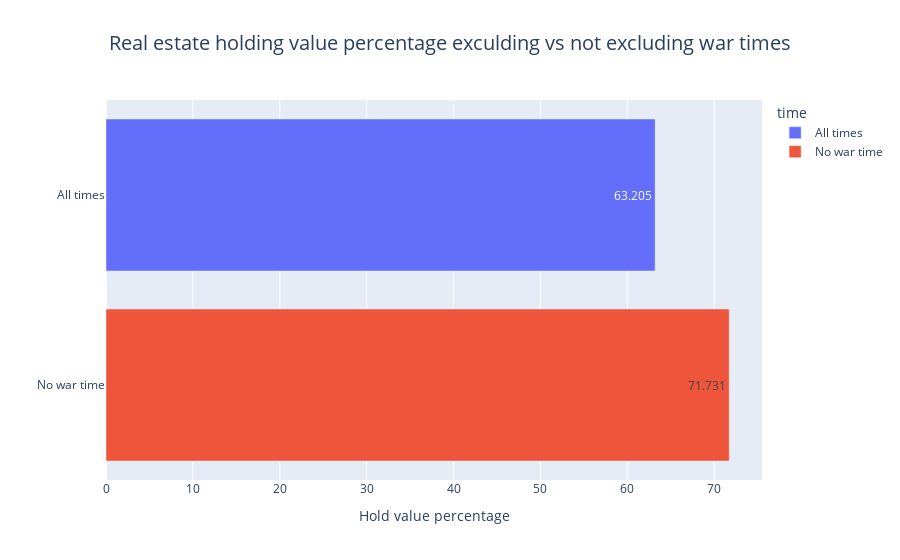

Notebook source saved alongside this figure:
### Code cell
df_for_fig = pd.DataFrame({'Hold value percentage': [hold_value_percentage, no_war_hold_value_percentage],
                   'time':['All times', 'No war time']})
fig = px.bar(df_for_fig, y="time", x='Hold value percentage', color="time",
             title="Real estate holding value percentage exculding vs not excluding war times",
             text="Hold value percentage", orientation='h')
fig.update_layout(yaxis={'visible': True, 'showticklabels': True, 'title':""})
fig.update_layout(title_x=0.5, titlefont=dict(size=20))
fig.show()

### Figure 1 — Plotly figure (JSON) as saved in the notebook; plotly's stock layout.template omitted (floating-point values rounded to 4 significant figures)
{"data": [{"alignmentgroup": "True", "hovertemplate": "time=%{y}<br>Hold value percentage=%{text}<extra></extra>", "legendgroup": "All times", "marker": {"color": "#636efa"}, "name": "All times", "offsetgroup": "All times", "orientation": "h", "showlegend": true, "text": [63.2], "textposition": "auto", "type": "bar", "x": [63.2], "xaxis": "x", "y": ["All times"], "yaxis": "y"}, {"alignmentgroup": "True", "hovertemplate": "time=%{y}<br>Hold value percentage=%{text}<extra></extra>", "legendgroup": "No war time", "marker": {"color": "#EF553B"}, "name": "No war time", "offsetgroup": "No war time", "orientation": "h", "showlegend": true, "text": [71.73], "textposition": "auto", "type": "bar", "x": [71.73], "xaxis": "x", "y": ["No war time"], "yaxis": "y"}], "layout": {"barmode": "relative", "legend": {"title": {"text": "time"}, "tracegroupgap": 0}, "title": {"font": {"size": 20}, "text": "Real estate holding value percentage exculding vs not excluding war times", "x": 0.5}, "xaxis": {"anchor": "y", "domain": [0, 1], "title": {"text": "Hold value percentage"}}, "yaxis": {"anchor": "x", "categoryarray": ["No war time", "All times"], "categoryorder": "array", "domain": [0, 1], "showticklabels": true, "title": {"text": ""}, "visible": true}}}
